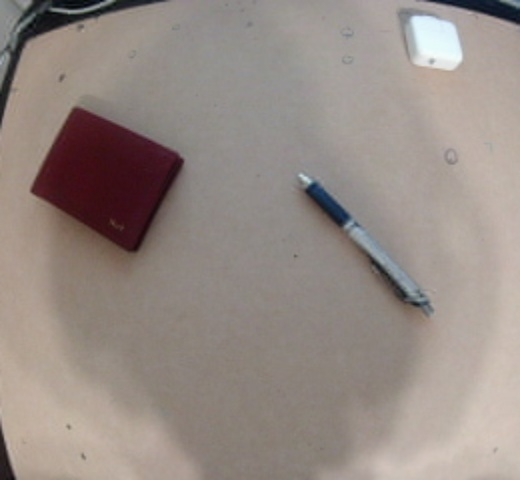
#> input picture SeniorDesign/LEFT/final_left_0.jpg, 520 x 480 px; its folder holds 5 pictures in this run
$ python calibrate.py
#> lines starting #> are read from the running program, lines starting #| are printed output that depends on the picture
import numpy as np
import cv2
import glob

# Create object points with varying x and y but keep z = 0
objp = np.zeros((6*8,3), np.float32)
objp[:,:2] = np.mgrid[0:8,0:6].T.reshape(-1,2)*18


objpoints = [] # 3d points
imgpoints = [] # Pixel Coordinates

# Create array of calibration picture names
images = glob.glob('./LEFT/*.jpg')

# Convert to grayscale for image processing
for fname in images:
    img = cv2.imread(fname)
#> img is the input picture: shape (480, 520, 3); mean B, G, R 133.3, 139.3, 150.1
    gray = cv2.cvtColor(img, cv2.COLOR_BGR2GRAY)
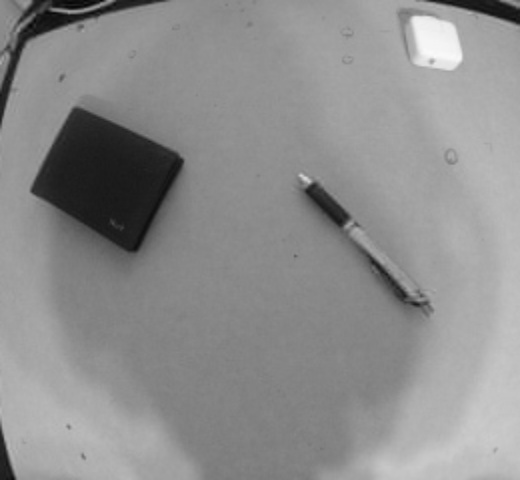
#> gray: shape (480, 520); min 6, max 250, mean 141.9

    # Find 8x6 chessboard corners
    ret, corners = cv2.findChessboardCorners(gray, (8,6),None)
#> ret = False; corners = None

    # If all the corners were found, fill the empty arrays with the points
    if ret == True:
        objpoints.append(objp)
        corners2 = cv2.cornerSubPix(gray,corners,(11,11),(-1,-1),criteria) # increase corner accuracy
        imgpoints.append(corners2)
        img = cv2.drawChessboardCorners(img, (8,6), corners2,ret)
        cv2.imshow('img',img) # Check each image to make sure corners were found correctly
        cv2.waitKey(100) # Change for faster or slower viewing
#> pass 2 of the loop `for fname in images:`:
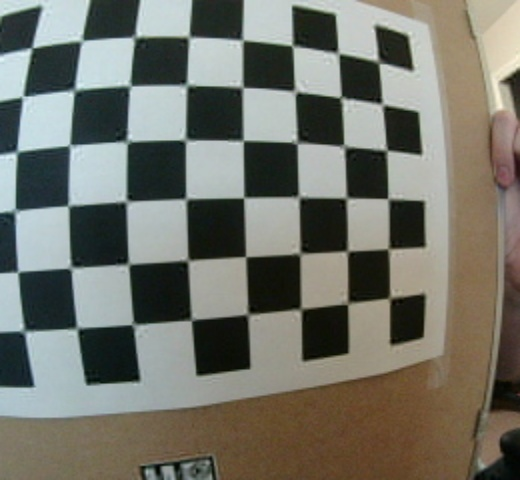
#> input picture SeniorDesign/LEFT/final_left_1.jpg, 520 x 480 px
#> img is the input picture: shape (480, 520, 3); mean B, G, R 105.9, 115.1, 114.8
#> `gray = cv2.cvtColor(img, cv2.COLOR_BGR2GRAY)`:
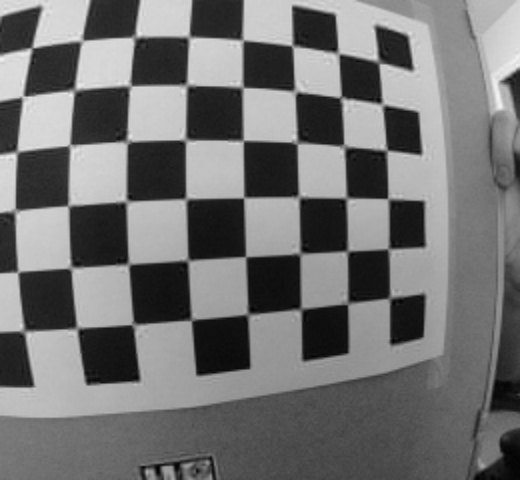
#> gray: shape (480, 520); min 2, max 244, mean 114
#> ret = True; corners = 48 rows, first 8: [31.67, 47.54], [81.5, 40.5], [135, 36], [189, 37.04], [244.1, 40.32], [290.7, 45.58], [338.5, 53], [378.5, 62.5]
#> (the run stopped early here; a loop or call above may not have finished)
